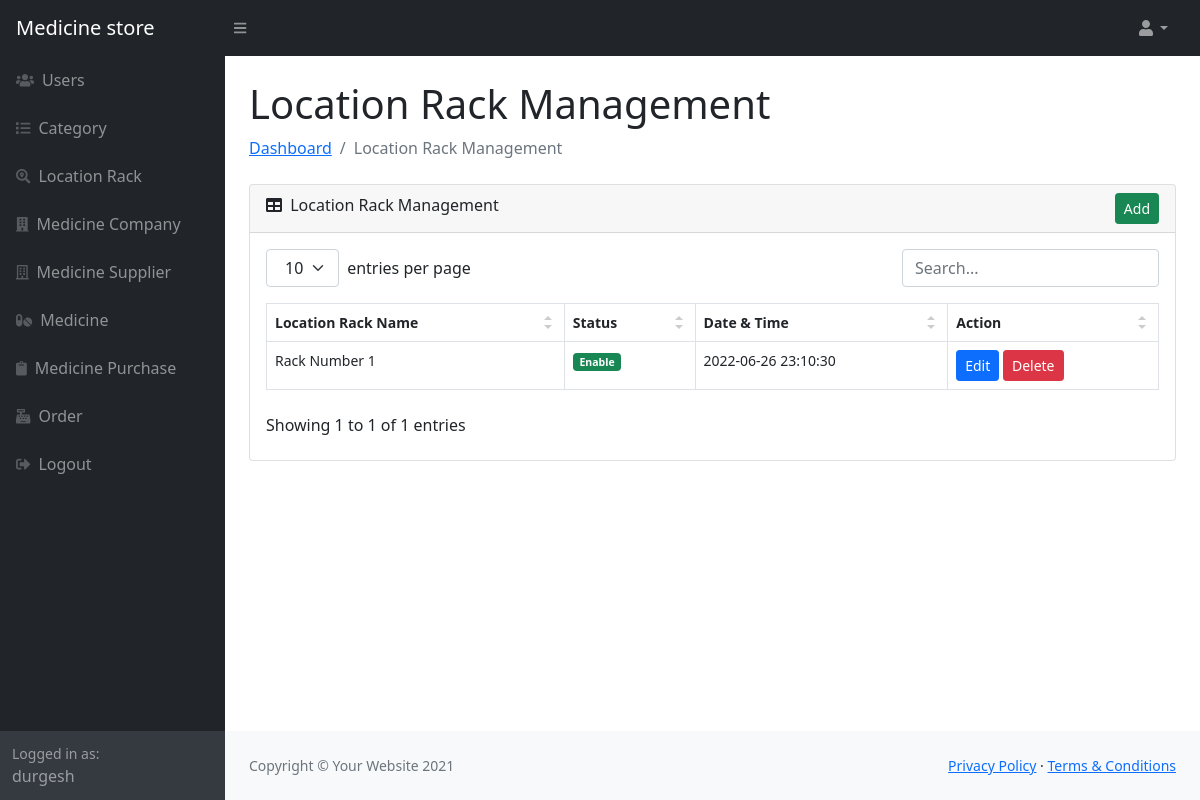
Screenshot of /location_rack.php (signed in) with the database file from the repository.
### tables this page shows
CREATE TABLE `user_msbs` (
  `user_id` int NOT NULL AUTO_INCREMENT,
  `user_name` varchar(200) NOT NULL,
  `user_email` varchar(200) NOT NULL,
  `user_password` varchar(100) NOT NULL,
  `user_type` enum('Master','User') NOT NULL,
  `user_status` enum('Enable','Disable') NOT NULL,
  `user_created_on` datetime NOT NULL,
  PRIMARY KEY (`user_id`)
);

CREATE TABLE `location_rack_msbs` (
  `location_rack_id` int NOT NULL AUTO_INCREMENT,
  `location_rack_name` varchar(200) NOT NULL,
  `location_rack_status` enum('Enable','Disable') NOT NULL,
  `location_rack_datetime` datetime NOT NULL,
  PRIMARY KEY (`location_rack_id`)
);

### location_rack.php (the view, shortened to what the rows shown need)
<?php
include('class/db.php');
$object = new db();
$object->query = "
    SELECT * FROM location_rack_msbs
    ORDER BY location_rack_name ASC
";
$result = $object->get_result();
$error = '';
include('header.php');
?>
                        <div class="container-fluid px-4">
                            <h1 class="mt-4">Location Rack Management</h1>
                        <?php
                        if(isset($_GET["action"], $_GET["code"]))
                        {
                            if($_GET["action"] == 'add')
                            {
                        ?>
                            <ol class="breadcrumb mb-4">
                                <li class="breadcrumb-item"><a href="index.php">Dashboard</a></li>
                                <li class="breadcrumb-item"><a href="category.php">Location Rack Management</a></li>
                                <li class="breadcrumb-item active">Add Location Rack</li>
                            </ol>
                            <div class="row">
                                <div class="col-md-6">
                                    <?php
                                    if(isset($error) && $error != '')
                                    {
                                        echo '<div class="alert alert-danger alert-dismissible fade show" role="alert"><ul class="list-unstyled">'.$error.'</ul> <button type="button" class="btn-close" data-bs-dismiss="alert" aria-label="Close"></button></div>';
                                    }
                                    ?>
                                    <div class="card mb-4">
                                        <div class="card-header">
                                            <i class="fas fa-user-plus"></i> Add New Location Rack
                                        </div>
                                        <div class="card-body">
                                            <form method="post">
                                                <div class="form-floating mb-3">
                                                    <input class="form-control" id="location_rack_name" type="text" placeholder="Enter Location Rack Name" name="location_rack_name" value="<?php if(isset($_POST["location_rack_name"])) echo $_POST["location_rack_name"]; ?>" />
                                                    <label for="location_rack_name">Location Rack Name</label>
                                                </div>
                                                <div class="mt-4 mb-0">
                                                    <input type="submit" name="add_location_rack" class="btn btn-success" value="Add" />
                                                </div>
                                            </form>
                                        </div>
                                    </div>
                                </div>
                            </div>
                        <?php
                            }
                            else if($_GET["action"] == 'edit')
                            {
                                $location_rack_id = $object->convert_data(trim($_GET["code"]), 'decrypt');
                                if($location_rack_id > 0)
                                {
                                    $object->query = "
                                    SELECT * FROM location_rack_msbs
                                    WHERE location_rack_id = '$location_rack_id'
                                    ";
                                    $location_rack_result = $object->get_result();
                                    foreach($location_rack_result as $location_rack_row)
                                    {
                                ?>
                                <ol class="breadcrumb mb-4">
                                    <li class="breadcrumb-item"><a href="index.php">Dashboard</a></li>
                                    <li class="breadcrumb-item"><a href="location_rack.php">Location Rack Management</a></li>
                                    <li class="breadcrumb-item active">Edit Location Rack</li>
                                </ol>
                                <div class="row">
                                    <div class="col-md-6">
                                        <?php
                                        if(isset($error) && $error != '')
                                        {
                                            echo '<div class="alert alert-danger alert-dismissible fade show" role="alert"><ul class="list-unstyled">'.$error.'</ul> <button type="button" class="btn-close" data-bs-dismiss="alert" aria-label="Close"></button></div>';
                                        }
                                        ?>
                                        <div class="card mb-4">
                                            <div class="card-header">
                                                <i class="fas fa-user-edit"></i> Edit Location Rack Details
                                            </div>
                                            <div class="card-body">
                                                <form method="post">
                                                    <div class="form-floating mb-3">
                                                        <input class="form-control" id="location_rack_name" type="text" placeholder="Enter Location Rack Name" name="location_rack_name" value="<?php echo $location_rack_row["location_rack_name"]; ?>" />
                                                        <label for="location_rack_name">Location Rack Name</label>
                                                    </div>
                                                    <div class="mt-4 mb-0">
                                                        <input type="hidden" name="location_rack_id" value="<?php echo trim($_GET["code"]); ?>" />
                                                        <input type="submit" name="edit_location_rack" class="btn btn-primary" value="Edit" />
                                                    </div>
                                                </form>
                                            </div>
                                        </div>
                                    </div>
                                </div>
                                <?php
                                    }
                                }
                                else
                                {
                                    echo '<div class="alert alert-info">Something Went Wrong</div>';
                                }
                            }
                            else
                            {
                                echo '<div class="alert alert-info">Something Went Wrong</div>';
                            }
                        ?>
                        <?php
                        }
                        else
                        {
                        ?>
                            <div class="card mb-4">
                                <div class="card-body">
                                    <table id="datatablesSimple">
                                        <thead>
                                            <tr>
                                                <th>Location Rack Name</th>
                                                <th>Status</th>
                                                <th>Date & Time</th>
                                                <th>Action</th>
                                            </tr>
                                        </thead>
                                        <tbody>
                                        <?php
                                        foreach($result as $row)
                                        {
                                            $location_rack_status = '';
                                            if($row["location_rack_status"] == 'Enable')
                                            {
                                                $location_rack_status = '<div class="badge bg-success">Enable</div>';
                                            }
                                            else
                                            {
                                                $location_rack_status = '<div class="badge bg-danger">Disable</div>';
                                            }
                                            echo '
                                            <tr>
                                                <td>'.$row["location_rack_name"].'</td>
                                                <td>'.$location_rack_status.'</td>
                                                <td>'.$row["location_rack_datetime"].'</td>
                                                <td>
                                                    <a href="location_rack.php?action=edit&code='.$object->convert_data($row["location_rack_id"]).'" class="btn btn-sm btn-primary">Edit</a>
                                                    <button type="button" name="delete_button" class="btn btn-danger btn-sm" onclick="delete_data(`'.$object->convert_data($row["location_rack_id"]).'`, `'.$row["location_rack_status"].'`); ">Delete</button>
                                                </td>
                                            </tr>
                                            ';
                                        }
                                        ?>
                                        </tbody>
                                    </table>
                                </div>
                            </div>
                        <?php
                        }
                        ?>
                        </div>
<?php
include('footer.php');
?>

### header.php (shortened to what the rows shown need)
<!DOCTYPE html>
<html lang="en">
    <head>
        <link href="<?php echo $object->base_url; ?>css/simple-datatables-style.css" rel="stylesheet" />
        <link href="<?php echo $object->base_url; ?>css/styles.css" rel="stylesheet" />
        <link rel="stylesheet" href="<?php echo $object->base_url; ?>css/vanillaSelectBox.css" />
    </head>
    <body class="sb-nav-fixed">
        <div id="layoutSidenav">
            <div id="layoutSidenav_nav">
                <nav class="sb-sidenav accordion sb-sidenav-dark" id="sidenavAccordion">
                    <div class="sb-sidenav-menu">
                        <div class="nav">
                        </div>
                    </div>
                    <div class="sb-sidenav-footer">
                        <div class="small">Logged in as:</div>
                        <?php echo $object->Get_user_name(); ?>
                    </div>
                </nav>
            </div>
            <div id="layoutSidenav_content">
                <main>

### rows the page displays
user_msbs: user_name "durgesh"
location_rack_msbs: location_rack_name "Rack Number 1", location_rack_status "Enable", location_rack_datetime "2022-06-26 23:10:30"
